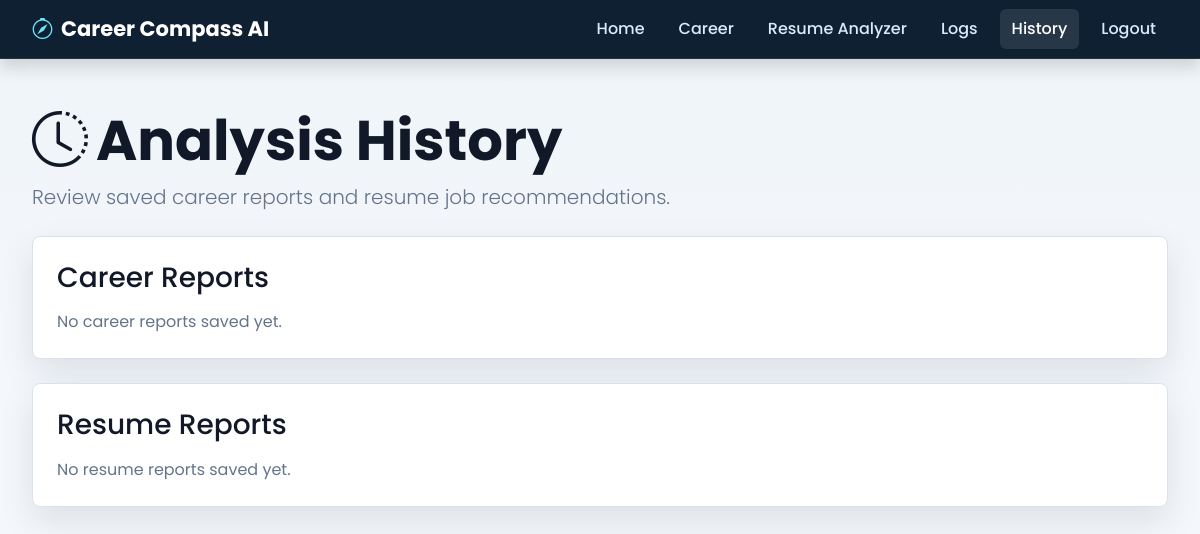
Before: /history (signed in) with the older database file.
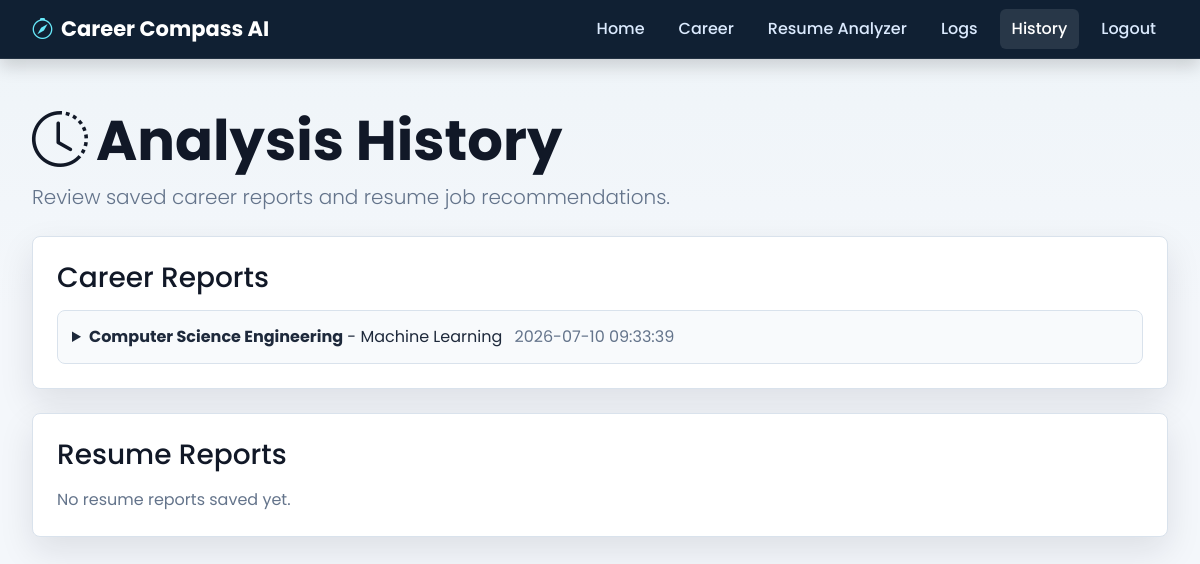
After: the same page with the newer database file.
### tables this page shows
CREATE TABLE career_analyses (
                id INTEGER PRIMARY KEY AUTOINCREMENT,
                degree TEXT,
                year TEXT,
                specialization TEXT,
                interest TEXT,
                skills TEXT,
                languages TEXT,
                industry TEXT,
                work_style TEXT,
                location TEXT,
                goal TEXT,
                ai_result TEXT,
                created_at TEXT NOT NULL
            );

### app.py (the view)
@app.route("/history")
@admin_required
def history():
    with get_db_connection() as connection:
        career_analyses = connection.execute(
            "SELECT * FROM career_analyses ORDER BY id DESC"
        ).fetchall()
        resume_analyses = connection.execute(
            "SELECT * FROM resume_analyses ORDER BY id DESC"
        ).fetchall()
    return render_template(
        "history.html",
        career_analyses=career_analyses,
        resume_analyses=resume_analyses
    )

### app.py (called while the page is built)
def admin_required(view):
    @wraps(view)
    def wrapped_view(*args, **kwargs):
        if not session.get("admin_logged_in"):
            return redirect(url_for("admin_login", next=request.path))
        return view(*args, **kwargs)
    return wrapped_view

def get_db_connection():
    connection = sqlite3.connect(DATABASE_PATH)
    connection.row_factory = sqlite3.Row
    return connection

### templates/history.html (shortened to what this page needs)
<!DOCTYPE html>
<html lang="en">
<head>
    <link href="https://cdn.jsdelivr.net/npm/bootstrap@5.3.7/dist/css/bootstrap.min.css" rel="stylesheet">
    <link rel="stylesheet" href="https://cdn.jsdelivr.net/npm/bootstrap-icons@1.11.3/font/bootstrap-icons.min.css">
    <link rel="stylesheet" href="{{ url_for('static', filename='css/style.css') }}">
</head>
<body>
<nav class="navbar navbar-expand-lg navbar-dark bg-dark shadow">
    <div class="container">
        <a class="navbar-brand fw-bold" href="/">
            <i class="bi bi-compass me-2"></i>Career Compass AI
        </a>
        <div class="navbar-nav ms-auto">
            <a class="nav-link" href="/">Home</a>
            <a class="nav-link" href="/career">Career</a>
            <a class="nav-link" href="/summarizer">Resume Analyzer</a>
            <a class="nav-link" href="/admin/logs">Logs</a>
            <a class="nav-link active" href="/history">History</a>
            <a class="nav-link" href="/admin/logout">Logout</a>
        </div>
    </div>
</nav>
<main class="container py-5">
    <div class="mb-4">
        <h1 class="display-4 fw-bold">
            <i class="bi bi-clock-history me-2"></i>Analysis History
        </h1>
        <p class="lead">Review saved career reports and resume job recommendations.</p>
    </div>
    <div class="card p-4 mb-4">
        <h3 class="mb-3">Career Reports</h3>
        <div class="analysis-list">
            {% for item in career_analyses %}
            <details class="analysis-item">
                <summary>
                    <strong>{{ item.degree }}</strong> - {{ item.interest }}
                    <span class="text-light ms-2">{{ item.created_at }}</span>
                </summary>
            </details>
            {% else %}
            <p class="text-light mb-0">No career reports saved yet.</p>
            {% endfor %}
        </div>
    </div>
    <div class="card p-4">
        <h3 class="mb-3">Resume Reports</h3>
        <div class="analysis-list">
            {% for item in resume_analyses %}
            <details class="analysis-item">
                <summary>
                    <strong>{{ item.filename }}</strong>
                    <span class="text-light ms-2">{{ item.created_at }}</span>
                </summary>
                <div class="summary-box mt-3">{{ item.summary }}</div>
            </details>
            {% else %}
            <p class="text-light mb-0">No resume reports saved yet.</p>
            {% endfor %}
        </div>
    </div>
</main>
</body>
</html>

Changed rows visible on the page:
added career_analyses: degree "Computer Science Engineering", interest "Machine Learning", created_at "2026-07-10 09:33:39"
Other visible differences:
text no longer shown: "No career reports saved yet."
